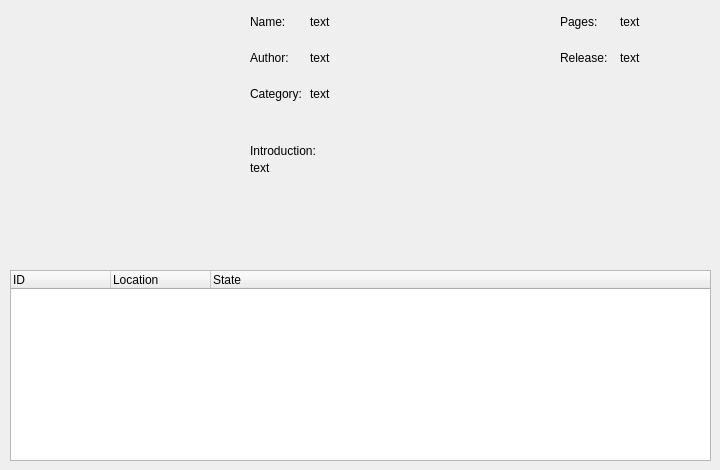
      <widget class="QWidget" name="page_2">
       <widget class="QLabel" name="label_22">
        <property name="geometry">
         <rect>
          <x>250</x>
          <y>50</y>
          <width>61</width>
          <height>16</height>
         </rect>
        </property>
        <property name="text">
         <string>Author:</string>
        </property>
       </widget>
       <widget class="QLabel" name="label_23">
        <property name="geometry">
         <rect>
          <x>250</x>
          <y>86</y>
          <width>61</width>
          <height>16</height>
         </rect>
        </property>
        <property name="text">
         <string>Category:</string>
        </property>
       </widget>
       <widget class="QLabel" name="bookImage">
        <property name="geometry">
         <rect>
          <x>10</x>
          <y>10</y>
          <width>221</width>
          <height>251</height>
         </rect>
        </property>
        <property name="text">
         <string/>
        </property>
       </widget>
       <widget class="QTreeWidget" name="bookStockTree">
        <property name="geometry">
         <rect>
          <x>10</x>
          <y>270</y>
          <width>701</width>
          <height>191</height>
         </rect>
        </property>
        <column>
         <property name="text">
          <string>ID</string>
         </property>
        </column>
        <column>
         <property name="text">
          <string>Location</string>
         </property>
        </column>
        <column>
         <property name="text">
          <string>State</string>
         </property>
        </column>
       </widget>
       <widget class="QLabel" name="bookIntroductionLabel">
        <property name="geometry">
         <rect>
          <x>250</x>
          <y>161</y>
          <width>459</width>
          <height>91</height>
         </rect>
        </property>
        <property name="sizePolicy">
         <sizepolicy hsizetype="Preferred" vsizetype="Minimum">
          <horstretch>0</horstretch>
          <verstretch>0</verstretch>
         </sizepolicy>
        </property>
        <property name="text">
         <string>text</string>
        </property>
        <property name="alignment">
         <set>Qt::AlignLeading|Qt::AlignLeft|Qt::AlignTop</set>
        </property>
        <property name="wordWrap">
         <bool>true</bool>
        </property>
       </widget>
       <widget class="QLabel" name="label_27">
        <property name="geometry">
         <rect>
          <x>250</x>
          <y>140</y>
          <width>461</width>
          <height>21</height>
         </rect>
        </property>
        <property name="text">
         <string>Introduction:</string>
        </property>
       </widget>
       <widget class="QLabel" name="label_32">
        <property name="geometry">
         <rect>
          <x>560</x>
          <y>50</y>
          <width>51</width>
          <height>16</height>
         </rect>
        </property>
        <property name="text">
         <string>Release:</string>
        </property>
       </widget>
       <widget class="QLabel" name="label_29">
        <property name="geometry">
         <rect>
          <x>560</x>
          <y>14</y>
          <width>61</width>
          <height>16</height>
         </rect>
        </property>
        <property name="text">
         <string>Pages:</string>
        </property>
       </widget>
       <widget class="QLabel" name="bookPagesLabel">
        <property name="geometry">
         <rect>
          <x>620</x>
          <y>14</y>
          <width>51</width>
          <height>16</height>
         </rect>
        </property>
        <property name="text">
         <string>text</string>
        </property>
        <property name="alignment">
         <set>Qt::AlignLeading|Qt::AlignLeft|Qt::AlignVCenter</set>
        </property>
       </widget>
       <widget class="QLabel" name="bookReleaseLabel">
        <property name="geometry">
         <rect>
          <x>620</x>
          <y>50</y>
          <width>51</width>
          <height>16</height>
         </rect>
        </property>
        <property name="text">
         <string>text</string>
        </property>
        <property name="alignment">
         <set>Qt::AlignLeading|Qt::AlignLeft|Qt::AlignVCenter</set>
        </property>
       </widget>
       <widget class="QLabel" name="bookNameLabel">
        <property name="geometry">
         <rect>
          <x>310</x>
          <y>14</y>
          <width>225</width>
          <height>16</height>
         </rect>
        </property>
        <property name="text">
         <string>text</string>
        </property>
        <property name="alignment">
         <set>Qt::AlignLeading|Qt::AlignLeft|Qt::AlignVCenter</set>
        </property>
       </widget>
       <widget class="QLabel" name="bookCategoryLabel">
        <property name="geometry">
         <rect>
          <x>310</x>
          <y>86</y>
          <width>225</width>
          <height>16</height>
         </rect>
        </property>
        <property name="text">
         <string>text</string>
        </property>
        <property name="alignment">
         <set>Qt::AlignLeading|Qt::AlignLeft|Qt::AlignVCenter</set>
        </property>
       </widget>
       <widget class="QLabel" name="label_10">
        <property name="geometry">
         <rect>
          <x>250</x>
          <y>14</y>
          <width>61</width>
          <height>16</height>
         </rect>
        </property>
        <property name="text">
         <string>Name:</string>
        </property>
       </widget>
       <widget class="QLabel" name="bookAuthorLabel">
        <property name="geometry">
         <rect>
          <x>310</x>
          <y>50</y>
          <width>225</width>
          <height>16</height>
         </rect>
        </property>
        <property name="text">
         <string>text</string>
        </property>
        <property name="alignment">
         <set>Qt::AlignLeading|Qt::AlignLeft|Qt::AlignVCenter</set>
        </property>
       </widget>
      </widget>
